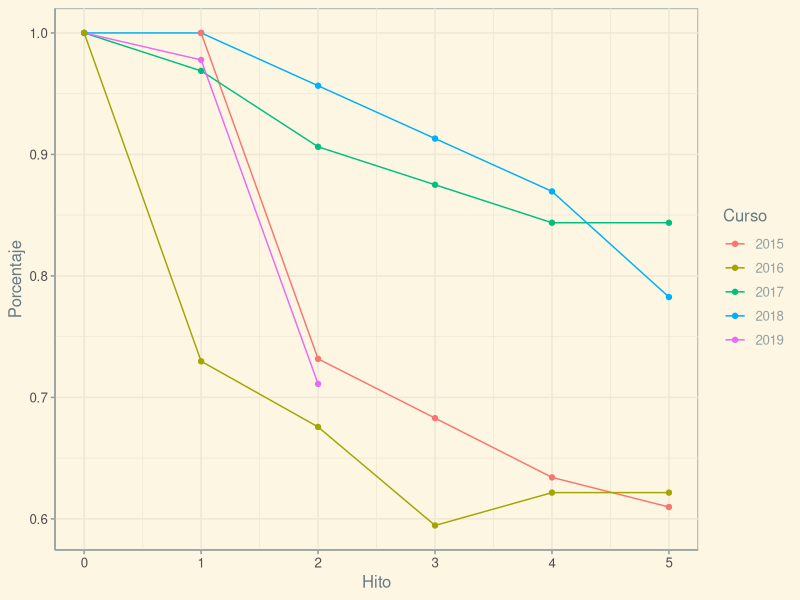

Write the R code that produced this figure.
library(ggplot2)
library(dplyr)
library(ggthemes)
data <- read.csv("notas-suspensos-entregas-2015-2019.csv")


data <- data %>% group_by(Curso) %>% mutate(Porcentaje = Cuantos/max(Cuantos))
data$Curso <- as.factor(data$Curso)
ggplot( data,aes(x=Hito,y=Porcentaje,color=Curso,group=Curso)) + geom_line() + geom_point() + theme_solarized()
